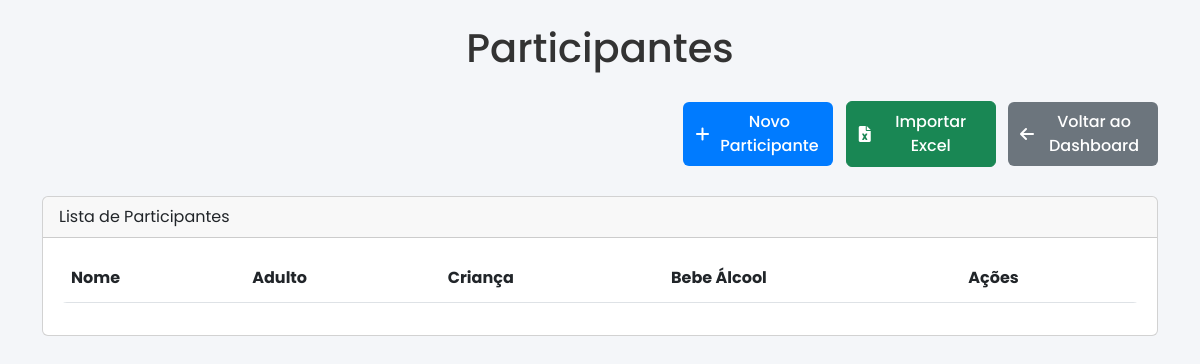
The page /participantes (signed in) on the database as committed earlier.
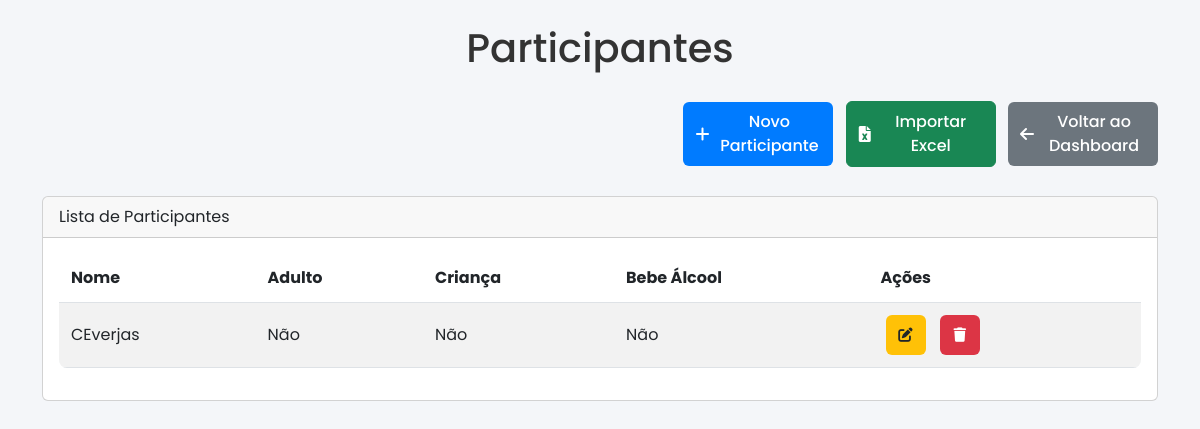
The same page on the database as committed later.
### tables this page shows
CREATE TABLE participantes (
            id INTEGER PRIMARY KEY AUTOINCREMENT,
            nome TEXT NOT NULL,
            adulto INTEGER NOT NULL,
            crianca INTEGER NOT NULL,
            bebe_alcool INTEGER NOT NULL
        );

### app.py (the view, shortened to what this page needs)
@app.route('/participantes', methods=['GET', 'POST'])
@login_required
def controle_participantes():
    with get_db_connection() as conn:
        try:
            participantes = conn.execute('SELECT * FROM participantes').fetchall()
            return render_template('participantes.html', participantes=participantes, is_root=session.get('is_root', False))
        except sqlite3.Error as e:
            conn.rollback()
            logger.error(f"Erro em participantes: {e}")
            return "Erro no banco de dados!", 500

### app.py (called while the page is built)
def get_db_connection():
    conn = sqlite3.connect('festa.db')
    conn.row_factory = sqlite3.Row
    conn.execute('PRAGMA busy_timeout = 30000')  # Aumentar o timeout para 30 segundos
    return conn

def login_required(f):
    @wraps(f)
    def decorated_function(*args, **kwargs):
        if 'user_id' not in session:
            return redirect(url_for('login'))
        return f(*args, **kwargs)
    return decorated_function

@app.before_request
def load_logged_in_user():
    user_id = session.get('user_id')
    if user_id is None:
        g.user = None
    else:
        conn = get_db_connection()
        g.user = conn.execute('SELECT * FROM usuarios WHERE id = ?', (user_id,)).fetchone()
        conn.close()

### templates/participantes.html (shortened to what this page needs)
<!DOCTYPE html>
<html lang="pt-br">
<head>
    <link href="https://cdn.jsdelivr.net/npm/bootstrap@5.3.0/dist/css/bootstrap.min.css" rel="stylesheet">
    <link rel="stylesheet" href="https://cdnjs.cloudflare.com/ajax/libs/font-awesome/6.0.0-beta3/css/all.min.css">
    <link rel="stylesheet" href="{{ url_for('static', filename='style.css') }}">
</head>
<body>
    <div class="container">
        <h1 class="my-4 text-center">Participantes</h1>
        <div class="mb-4 text-end">
            {% if is_root %}
            <button class="btn btn-primary" data-bs-toggle="modal" data-bs-target="#novoParticipanteModal">
                <i class="fas fa-plus me-2"></i>Novo Participante
            </button>
            <button class="btn btn-success ms-2" data-bs-toggle="modal" data-bs-target="#importarExcelModal">
                <i class="fas fa-file-excel me-2"></i>Importar Excel
            </button>
            {% endif %}
            <a href="{{ url_for('index') }}" class="btn btn-secondary ms-2">
                <i class="fas fa-arrow-left me-2"></i>Voltar ao Dashboard
            </a>
        </div>
        <div class="card">
            <div class="card-header">
                Lista de Participantes
            </div>
            <div class="card-body">
                <div class="table-responsive">
                    <table class="table table-striped">
                        <thead>
                            <tr>
                                <th>Nome</th>
                                <th class="hide-on-mobile">Adulto</th>
                                <th class="hide-on-mobile">Criança</th>
                                <th class="hide-on-mobile">Bebe Álcool</th>
                                <th>Ações</th>
                            </tr>
                        </thead>
                        <tbody>
                            {% for participante in participantes %}
                            <tr>
                                <td>{{ participante['nome'] }}</td>
                                <td class="hide-on-mobile">{{ 'Sim' if participante['adulto'] else 'Não' }}</td>
                                <td class="hide-on-mobile">{{ 'Sim' if participante['crianca'] else 'Não' }}</td>
                                <td class="hide-on-mobile">{{ 'Sim' if participante['bebe_alcool'] else 'Não' }}</td>
                                <td>
                                    {% if is_root %}
                                    <a href="{{ url_for('editar_participante', id=participante['id']) }}" class="btn btn-warning btn-sm">
                                        <i class="fas fa-edit"></i>
                                    </a>
                                    <a href="{{ url_for('excluir_participante', id=participante['id']) }}" class="btn btn-danger btn-sm" onclick="return confirm('Tem certeza que deseja excluir este participante?')">
                                        <i class="fas fa-trash"></i>
                                    </a>
                                    {% endif %}
                                </td>
                            </tr>
                            {% endfor %}
                        </tbody>
                    </table>
                </div>
            </div>
        </div>
    </div>
</body>
</html>

Rows that differ between the two databases and show on the page:
added participantes: nome "CEverjas", adulto "Não", crianca "Não", bebe_alcool "Não"
